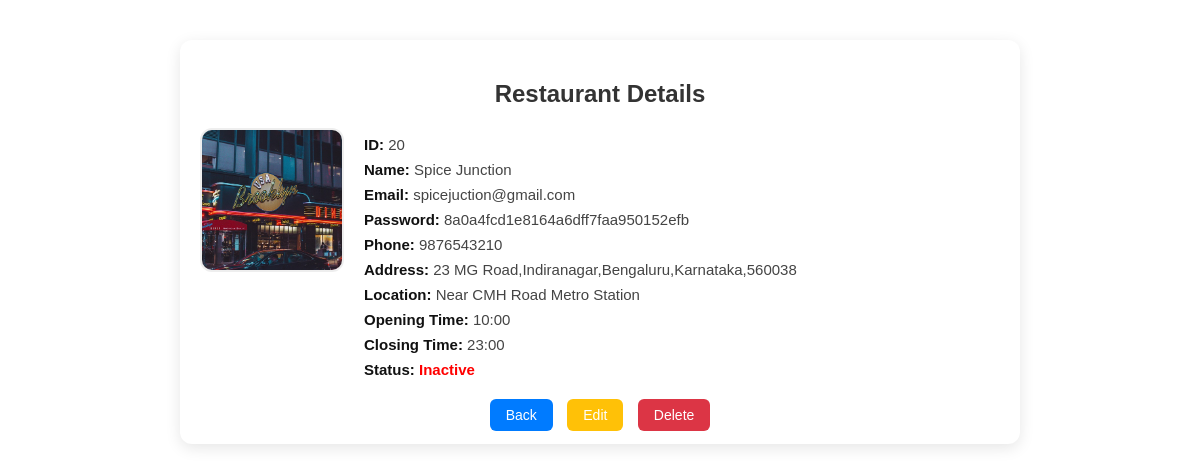
The app's page /admin/view-restaurant.php?res_id=20 with its own data.
### tables this page shows
CREATE TABLE `restaruant_tb` (
  `id` int(10) UNSIGNED NOT NULL,
  `name` varchar(200) NOT NULL,
  `email` varchar(250) NOT NULL,
  `password` varchar(250) NOT NULL,
  `phone` varchar(200) NOT NULL,
  `address` varchar(250) NOT NULL,
  `location` varchar(250) NOT NULL,
  `open` varchar(250) NOT NULL,
  `close` varchar(250) NOT NULL,
  `status` varchar(50) NOT NULL,
  `image` varchar(250) NOT NULL
);

### admin/view-restaurant.php (the view, shortened to what this page needs)
<?php
include "connection/connect.php";
if (isset($_GET['res_id'])) {
    $id = intval($_GET['res_id']);
    $sql = "SELECT * FROM restaruant_tb WHERE id = $id";
    $res = mysqli_query($conn, $sql);
    if (mysqli_num_rows($res) > 0) {
        $row = mysqli_fetch_assoc($res);
    } else {
        die("Restaurant not found.");
    }
} else {
    die("Invalid Request.");
}
?>
<div class="vr-container">
  <h2 class="vr-title">Restaurant Details</h2>
  <div class="vr-card">
    <div class="vr-image">
      <img src="<?php echo$SITEURL;?>uploads/restaruant/<?php echo $row['image']; ?>" alt="Restaurant Logo">
    </div>
    <div class="vr-info">
      <p><strong>ID:</strong> <?php echo $row['id']; ?></p>
      <p><strong>Name:</strong> <?php echo htmlspecialchars($row['name']); ?></p>
      <p><strong>Email:</strong> <?php echo htmlspecialchars($row['email']); ?></p>
      <p><strong>Password:</strong> <?php echo htmlspecialchars($row['password']); ?></p>
      <p><strong>Phone:</strong> <?php echo htmlspecialchars($row['phone']); ?></p>
      <p><strong>Address:</strong> <?php echo htmlspecialchars($row['address']); ?></p>
      <p><strong>Location:</strong> <?php echo htmlspecialchars($row['location']); ?></p>
      <p><strong>Opening Time:</strong> <?php echo htmlspecialchars($row['open']); ?></p>
      <p><strong>Closing Time:</strong> <?php echo htmlspecialchars($row['close']); ?></p>
      <p><strong>Status:</strong>
        <?php echo ($row['status'] == 1) ? "<span class='vr-active'>Active</span>" : "<span class='vr-inactive'>Inactive</span>"; ?>
      </p>
    </div>
  </div>
  <div class="vr-actions">
    <a href="<?php echo$SITEURL;?>admin/manage-resturants.php" class="vr-btn vr-back-btn">Back</a>
     <a href="update-restaurant.php?id=<?php echo $row['id']; ?>" class="vr-btn vr-edit-btn">Edit</a>
    <a href="delete-restaurant.php?id=<?php echo $row['id']; ?>" class="vr-btn vr-delete-btn" onclick="return confirm('Are you sure you want to delete this restaurant?');">Delete</a>
  </div>
</div>

### admin/view-restaurant.php (style rules this page uses)
.vr-container { max-width: 800px; margin: 40px auto; padding: 20px; background: #fff; border-radius: 12px; box-shadow: 0 4px 15px rgba(0,0,0,0.1); font-family: Arial, sans-serif; }
.vr-title { text-align: center; font-size: 24px; margin-bottom: 20px; color: #333; }
.vr-card { display: flex; gap: 20px; align-items: flex-start; }
.vr-image img { width: 140px; height: 140px; border-radius: 12px; object-fit: cover; border: 2px solid #eee; }
.vr-info p { margin: 8px 0; font-size: 15px; color: #444; }
.vr-info strong { color: #111; }
.vr-inactive { color: red; font-weight: bold; }
.vr-actions { margin-top: 20px; text-align: center; }
.vr-btn { padding: 8px 16px; border-radius: 6px; text-decoration: none; margin: 0 5px; font-size: 14px; }
.vr-edit-btn { background: #ffc107; color: #fff; }
.vr-back-btn { background: #007bff; color: #fff; }
.vr-delete-btn { background: #dc3545; color: #fff; }

### records on screen
restaruant_tb: image (picture), id "20", name "Spice Junction", email "spicejuction@gmail.com", password "8a0a4fcd1e8164a6dff7faa950152efb", phone "9876543210", address "23 MG Road,Indiranagar,Bengaluru,Karnataka,560038", location "Near CMH Road Metro Station", open "10:00", close "23:00"
